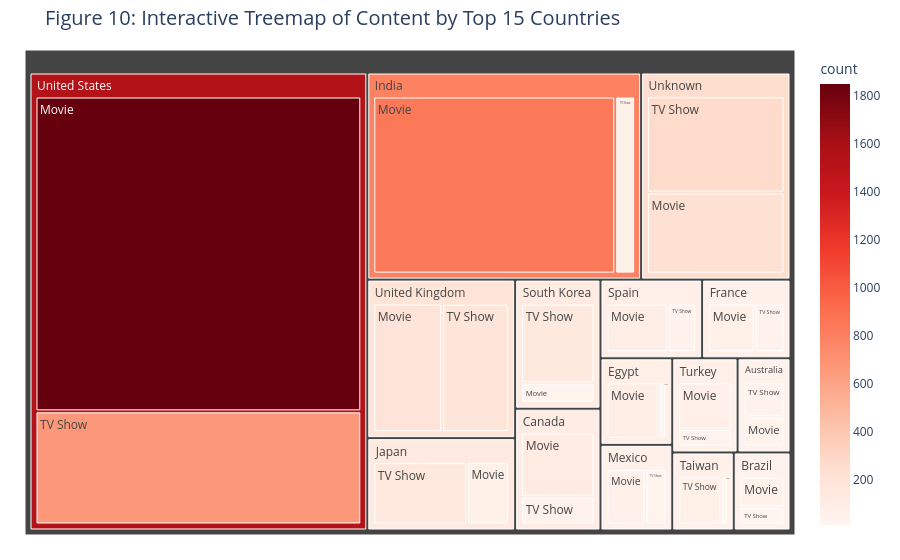

Write notebook code for a chart like this one.
### Markdown cell above
<div style="background-color:#141414; padding:15px; border-radius:8px; font-family:Arial, sans-serif;">
  <h2 style="color:#E50914; font-weight:bold; margin:0;">
    Insight 8 & 9
  </h2>
  <p style="color:white; font-weight:bold; margin-top:8px;">
    The heatmap reveals that <span style="color:#E50914;">December</span> and <span style="color:#E50914;">July</span> 
    are the peak months for Netflix content drops, aligning with the holiday season and summer vacations. 
    The violin plot (Figure 9) shows an interesting dynamic: 
    <span style="color:#E50914;">Children's movies</span> are heavily clustered around the 60‑80 minute mark, 
    whereas <span style="color:#E50914;">

### Code cell
# ---------------------------------------------------------
# Plot 10: Interactive Treemap of Country & Content Type
# ---------------------------------------------------------
# Group the data to get the top 15 countries and their content split
top_15_countries = df['country'].value_counts().head(15).index
tree_data = df[df['country'].isin(top_15_countries)]
tree_data = tree_data.groupby(['country', 'type']).size().reset_index(name='count')

# Create the interactive Treemap
fig = px.treemap(tree_data, 
                 path=['country', 'type'], 
                 values='count',
                 color='count',
                 color_continuous_scale='Reds',
                 title='Figure 10: Interactive Treemap of Content by Top 15 Countries')

fig.update_layout(title_font_size=20, margin=dict(t=50, l=25, r=25, b=25))
fig.show()

### Figure 1 — Plotly figure (JSON) as saved in the notebook; plotly's stock layout.template omitted (floating-point values rounded to 4 significant figures)
{"data": [{"branchvalues": "total", "customdata": [[37.0], [44.0], [46.0], [26.0], [118.0], [51.0], [89.0], [12.0], [69.0], [44.0], [852.0], [70.0], [69.0], [153.0], [65.0], [35.0], [36.0], [143.0], [89.0], [41.0], [10.0], [68.0], [73.0], [27.0], [193.0], [188.0], [1850.0], [665.0], [230.0], [273.0], [40.8], [38.78], [97.78], [79.85], [59.27], [792.6], [126.9], [54.5], [121.5], [73.86], [60.56], [60.58], [190.5], [1537.0], [253.3]], "domain": {"x": [0, 1], "y": [0, 1]}, "hovertemplate": "labels=%{label}<br>count_sum=%{value}<br>parent=%{parent}<br>id=%{id}<br>count=%{color}<extra></extra>", "ids": ["Australia/Movie", "Australia/TV Show", "Brazil/Movie", "Brazil/TV Show", "Canada/Movie", "Canada/TV Show", "Egypt/Movie", "Egypt/TV Show", "France/Movie", "France/TV Show", "India/Movie", "India/TV Show", "Japan/Movie", "Japan/TV Show", "Mexico/Movie", "Mexico/TV Show", "South Korea/Movie", "South Korea/TV Show", "Spain/Movie", "Spain/TV Show", "Taiwan/Movie", "Taiwan/TV Show", "Turkey/Movie", "Turkey/TV Show", "United Kingdom/Movie", "United Kingdom/TV Show", "United States/Movie", "United States/TV Show", "Unknown/Movie", "Unknown/TV Show", "Australia", "Brazil", "Canada", "Egypt", "France", "India", "Japan", "Mexico", "South Korea", "Spain", "Taiwan", "Turkey", "United Kingdom", "United States", "Unknown"], "labels": ["Movie", "TV Show", "Movie", "TV Show", "Movie", "TV Show", "Movie", "TV Show", "Movie", "TV Show", "Movie", "TV Show", "Movie", "TV Show", "Movie", "TV Show", "Movie", "TV Show", "Movie", "TV Show", "Movie", "TV Show", "Movie", "TV Show", "Movie", "TV Show", "Movie", "TV Show", "Movie", "TV Show", "Australia", "Brazil", "Canada", "Egypt", "France", "India", "Japan", "Mexico", "South Korea", "Spain", "Taiwan", "Turkey", "United Kingdom", "United States", "Unknown"], "marker": {"coloraxis": "coloraxis", "colors": [37.0, 44.0, 46.0, 26.0, 118.0, 51.0, 89.0, 12.0, 69.0, 44.0, 852.0, 70.0, 69.0, 153.0, 65.0, 35.0, 36.0, 143.0, 89.0, 41.0, 10.0, 68.0, 73.0, 27.0, 193.0, 188.0, 1850.0, 665.0, 230.0, 273.0, 40.8, 38.78, 97.78, 79.85, 59.27, 792.6, 126.9, 54.5, 121.5, 73.86, 60.56, 60.58, 190.5, 1537.0, 253.3]}, "name": "", "parents": ["Australia", "Australia", "Brazil", "Brazil", "Canada", "Canada", "Egypt", "Egypt", "France", "France", "India", "India", "Japan", "Japan", "Mexico", "Mexico", "South Korea", "South Korea", "Spain", "Spain", "Taiwan", "Taiwan", "Turkey", "Turkey", "United Kingdom", "United Kingdom", "United States", "United States", "Unknown", "Unknown", "", "", "", "", "", "", "", "", "", "", "", "", "", "", ""], "type": "treemap", "values": [37.0, 44.0, 46.0, 26.0, 118.0, 51.0, 89.0, 12.0, 69.0, 44.0, 852.0, 70.0, 69.0, 153.0, 65.0, 35.0, 36.0, 143.0, 89.0, 41.0, 10.0, 68.0, 73.0, 27.0, 193.0, 188.0, 1850.0, 665.0, 230.0, 273.0, 81.0, 72.0, 169.0, 101.0, 113.0, 922.0, 222.0, 100.0, 179.0, 130.0, 78.0, 100.0, 381.0, 2515.0, 503.0]}], "layout": {"coloraxis": {"colorbar": {"title": {"text": "count"}}, "colorscale": [[0, "rgb(255,245,240)"], [0.125, "rgb(254,224,210)"], [0.25, "rgb(252,187,161)"], [0.375, "rgb(252,146,114)"], [0.5, "rgb(251,106,74)"], [0.625, "rgb(239,59,44)"], [0.75, "rgb(203,24,29)"], [0.875, "rgb(165,15,21)"], [1, "rgb(103,0,13)"]]}, "legend": {"tracegroupgap": 0}, "margin": {"b": 25, "l": 25, "r": 25, "t": 50}, "title": {"font": {"size": 20}, "text": "Figure 10: Interactive Treemap of Content by Top 15 Countries"}}}
